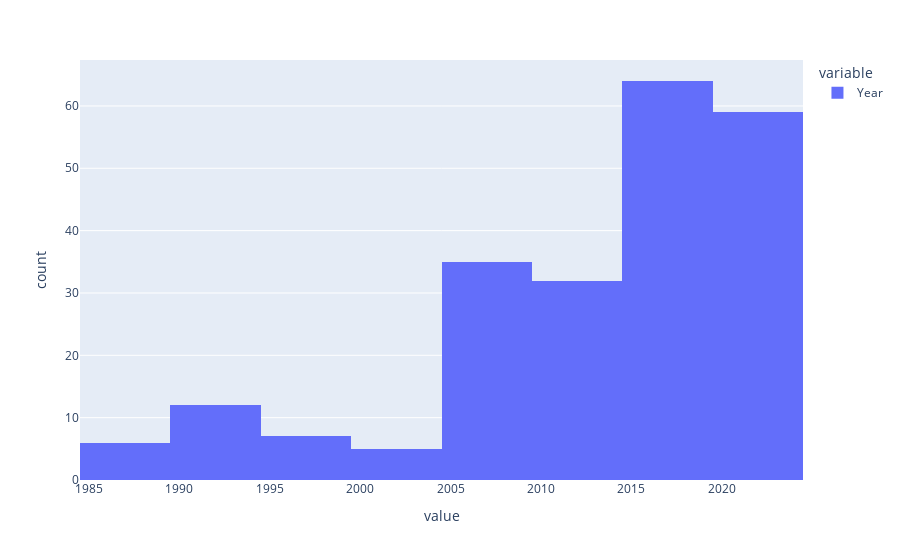

The cell this chart's notebook holds for it:
### Code cell
# Get density plot of years
px.histogram(df['Year'])

### Figure 1 — Plotly figure (JSON) as saved in the notebook; plotly's stock layout.template omitted (floating-point values rounded to 4 significant figures; data arrays with more than 128 entries replaced by an {"elided": "..."} marker saying what was removed)
{"data": [{"bingroup": "x", "hovertemplate": "variable=Year<br>value=%{x}<br>count=%{y}<extra></extra>", "legendgroup": "Year", "marker": {"color": "#636efa", "pattern": {"shape": ""}}, "name": "Year", "orientation": "v", "showlegend": true, "type": "histogram", "x": {"elided": "220 int values"}, "xaxis": "x", "yaxis": "y"}], "layout": {"barmode": "relative", "legend": {"title": {"text": "variable"}, "tracegroupgap": 0}, "margin": {"t": 60}, "xaxis": {"anchor": "y", "domain": [0, 1], "title": {"text": "value"}}, "yaxis": {"anchor": "x", "domain": [0, 1], "title": {"text": "count"}}}}
